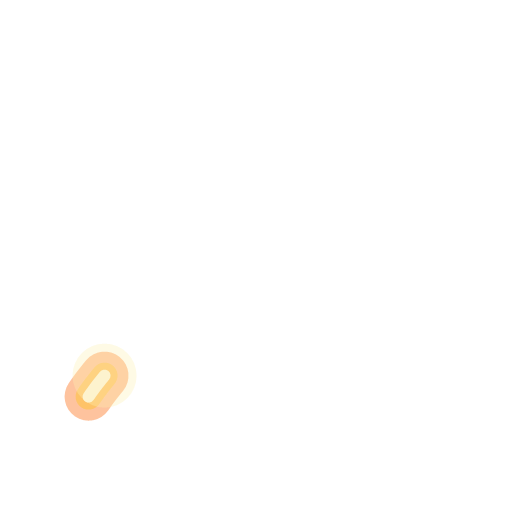
#> input picture novaflow-web/renderer/templates/vfx/slash_basic/source/frame_000.png, 512 x 512 px
$ python aifx_auto_prompt_builder.py --image ../novaflow-web/renderer/templates/vfx/slash_basic/source/frame_000.png   (older library calls are emulated)
#> lines starting #> are read from the running program, lines starting #| are printed output that depends on the picture; after the words box and inside, x2 and y2 are one past the last pixel; in counts of white or black regions, pixels touching at a corner belong together
#!/usr/bin/env python3
"""AIFX_AUTO_PROMPT_BUILDER validation helper.

The builder analyzes a style reference image and turns visual evidence into a
strong VFX prompt for video-to-video experiments. It does not call ComfyUI and
does not modify NovaFlow product code.
"""

from __future__ import annotations

import argparse
import json
import math
from pathlib import Path
from typing import Any

import cv2
import numpy as np
from PIL import Image, ImageDraw, ImageFilter


PIPELINE = "AIFX_AUTO_PROMPT_BUILDER"
SUPPORTED_EFFECT_TYPES = {
    "fire",
    "lightning",
    "ice",
    "water",
    "poison",
    "dark",
    "holy",
    "magic",
    "metal",
    "energy",
    "smoke",
    "crystal",
}

NEGATIVE_PROMPT = (
    "person, human, face, body, hand, character, object, weapon, scene, room, "
    "landscape, text, logo, realistic background, camera footage"
)


def clamp(value: float, low: float, high: float) -> float:
    return max(low, min(high, value))


def rgb_to_hsv_array(rgb: np.ndarray) -> np.ndarray:
    rgb_f = rgb.astype(np.float32) / 255.0
    return cv2.cvtColor(rgb_f, cv2.COLOR_RGB2HSV)


def load_rgb(path: str | Path, size: int = 256) -> np.ndarray:
    image = Image.open(path).convert("RGB")
    image.thumbnail((size, size), Image.Resampling.LANCZOS)
    canvas = Image.new("RGB", (size, size), (0, 0, 0))
    canvas.paste(image, ((size - image.width) // 2, (size - image.height) // 2))
    return np.asarray(canvas)


def describe_color(hue_deg: float, saturation: float, brightness: float, rgb: tuple[float, float, float]) -> str:
    r, g, b = rgb
    if brightness < 0.18:
        return "deep black, smoky gray, and muted shadow tones"
    if saturation < 0.18:
        if brightness > 0.72:
            return "silver white and pale gray highlights"
        return "neutral gray and desaturated metallic tones"
    if hue_deg < 25 or hue_deg >= 345:
        return "red crimson core and hot scarlet glow"
    if hue_deg < 55:
        return "orange gold flame palette with yellow highlights"
    if hue_deg < 85:
        return "gold white radiance with warm yellow highlights"
    if hue_deg < 165:
        return "toxic green glow and acid emerald energy"
    if hue_deg < 205:
        return "cyan blue transparent glow and watery highlights"
    if hue_deg < 255:
        return "electric blue and white luminous highlights"
    if hue_deg < 300:
        return "violet purple arcane glow and dark blue shadows"
    return "magenta red-violet energy and dark purple shadows"


def classify_texture(edge_sharpness: float, contrast: float, saturation: float, brightness: float) -> str:
    if edge_sharpness > 0.28 and contrast > 0.24:
        return "sharp branching streaks and crisp high-frequency energy filaments"
    if contrast > 0.28 and saturation < 0.28:
        return "hard reflective facets and metallic specular cuts"
    if brightness < 0.25 and contrast < 0.2:
        return "soft smoky gradients and shadowy vapor texture"
    if saturation > 0.5 and contrast > 0.18:
        return "flowing luminous texture with visible internal energy veins"
    return "layered glowing texture with subtle noise and soft internal gradients"


def material_for_effect(effect_type: str) -> str:
    return {
        "fire": "hot flame material, molten edges, ember-like glow",
        "lightning": "electric plasma material, jagged arcs, bright white-blue cores",
        "ice": "frosted crystal material, cold translucent glow, sharp icy edges",
        "water": "fluid water material, translucent blue flow, liquid refraction",
        "poison": "toxic liquid material, acidic glow, viscous green energy",
        "dark": "shadow smoke material, dark mist, violet-black magical energy",
        "holy": "holy light material, gold-white radiance, clean luminous aura",
        "magic": "arcane magic material, saturated glow, mystical particles",
        "metal": "reflective metal material, silver facets, hard specular highlights",
        "energy": "pure energy material, bright core, glowing aura",
        "smoke": "smoky vapor material, soft turbulence, diffuse shadow edges",
        "crystal": "crystal material, faceted refraction, sharp reflective highlights",
    }.get(effect_type, "pure energy material, bright core, glowing aura")


def analyze_style_reference(style_reference_image: str | Path) -> dict[str, Any]:
    rgb = load_rgb(style_reference_image)
#> in load_rgb, `image = Image.open(path).convert("RGB")`:
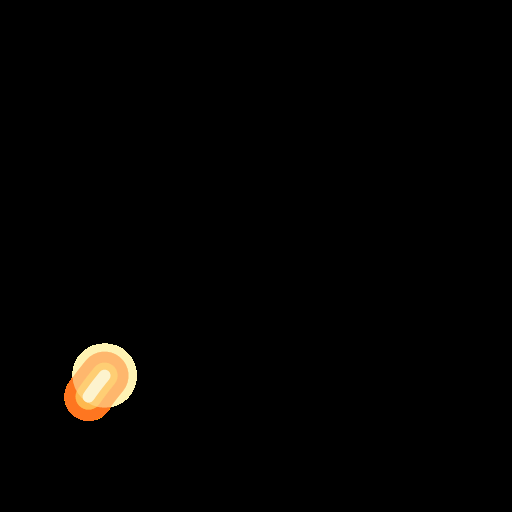
#> image: PIL image 512x512 RGB; mean R, G, B 4, 3.1, 1.9
#> in load_rgb, `canvas = Image.new("RGB", (size, size), (0, 0, 0))`: canvas: PIL image 256x256 RGB; every value is 0
    hsv = rgb_to_hsv_array(rgb)
#> in rgb_to_hsv_array, `return cv2.cvtColor(rgb_f, cv2.COLOR_RGB2HSV)`: returned value: shape (256, 256, 3) float32; mean H, S, V 0.7, 0, 0
    gray = cv2.cvtColor(rgb, cv2.COLOR_RGB2GRAY).astype(np.float32) / 255.0

    saturation = hsv[:, :, 1]
    value = hsv[:, :, 2]
    weights = (saturation + 0.08) * (value + 0.08)
    weight_sum = float(weights.sum()) or 1.0
    hue_rad = hsv[:, :, 0] / 360.0 * math.tau
    sin_h = float((np.sin(hue_rad) * weights).sum() / weight_sum)
    cos_h = float((np.cos(hue_rad) * weights).sum() / weight_sum)
    hue_deg = (math.degrees(math.atan2(sin_h, cos_h)) + 360.0) % 360.0

    dominant_rgb = tuple(float(v) for v in (rgb.astype(np.float32) * weights[:, :, None]).sum(axis=(0, 1)) / weight_sum)
    brightness = float(gray.mean())
    contrast = float(gray.std())
    saturation_mean = float(saturation.mean())
    bright_fraction = float((gray > 0.72).mean())
    dark_fraction = float((gray < 0.18).mean())

    sobel_x = cv2.Sobel(gray, cv2.CV_32F, 1, 0, ksize=3)
    sobel_y = cv2.Sobel(gray, cv2.CV_32F, 0, 1, ksize=3)
    edge_mag = np.sqrt(sobel_x * sobel_x + sobel_y * sobel_y)
    edge_sharpness = float(clamp(float(np.percentile(edge_mag, 92)), 0.0, 1.0))
    edge_density = float((edge_mag > 0.18).mean())

    _, bright_mask = cv2.threshold((gray * 255).astype(np.uint8), 180, 255, cv2.THRESH_BINARY)
    labels, _, stats, _ = cv2.connectedComponentsWithStats(bright_mask, connectivity=8)
    small_bright_components = 0
    for index in range(1, labels):
        area = int(stats[index, cv2.CC_STAT_AREA])
        if 3 <= area <= 260:
            small_bright_components += 1
    particle_density = float(clamp(small_bright_components / 80.0, 0.0, 1.0))

    glow_level = float(clamp(bright_fraction * 3.5 + contrast * 0.8, 0.0, 1.0))
    texture_description = classify_texture(edge_sharpness, contrast, saturation_mean, brightness)
    color_description = describe_color(hue_deg, saturation_mean, brightness, dominant_rgb)

    return {
        "dominantRgb": dominant_rgb,
        "dominantHueDegrees": hue_deg,
        "brightness": brightness,
        "contrast": contrast,
        "saturation": saturation_mean,
        "brightFraction": bright_fraction,
        "darkFraction": dark_fraction,
        "edgeSharpness": edge_sharpness,
        "edgeDensity": edge_density,
        "particleDensity": particle_density,
        "glowLevel": glow_level,
        "colorDescription": color_description,
        "textureDescription": texture_description,
    }


def infer_effect_type(features: dict[str, Any], user_effect_type: str | None = None) -> tuple[str, float, list[str]]:
    if user_effect_type and user_effect_type in SUPPORTED_EFFECT_TYPES:
        return user_effect_type, 0.98, ["user_override", user_effect_type]

    hue = float(features["dominantHueDegrees"])
    sat = float(features["saturation"])
    brightness = float(features["brightness"])
    contrast = float(features["contrast"])
    edge = float(features["edgeSharpness"])
    glow = float(features["glowLevel"])
    dark = float(features["darkFraction"])
    rgb = features["dominantRgb"]
    r, g, b = rgb

    tags: list[str] = []
    effect = "energy"
    confidence = 0.55

    if sat < 0.22 and brightness > 0.48 and contrast > 0.18:
        effect, confidence = "metal", 0.72
        tags += ["low_saturation", "reflective_gray", "hard_highlights"]
    elif dark > 0.68 and brightness < 0.28:
        effect, confidence = ("dark", 0.82) if hue < 250 or hue > 285 else ("dark", 0.88)
        tags += ["low_brightness", "shadow", "smoke"]
    elif r > 155 and g > 130 and b < 115 and brightness > 0.45:
        effect, confidence = "holy", 0.76
        tags += ["gold_white", "high_brightness", "holy_light"]
    elif hue < 25 or hue >= 345 or (r > g * 1.25 and r > b * 1.25):
        effect, confidence = "fire", 0.9 if glow > 0.25 else 0.78
        tags += ["red_orange", "warm_glow", "flowing_energy"]
    elif 25 <= hue < 65:
        effect, confidence = "fire", 0.78
        tags += ["orange_gold", "warm_highlights"]
    elif 75 <= hue < 165 or (g > r * 1.15 and g > b * 1.08):
        effect, confidence = ("poison", 0.88) if sat > 0.3 else ("energy", 0.62)
        tags += ["green", "toxic", "acid_glow"]
    elif 165 <= hue < 205:
        effect, confidence = "water", 0.74
        tags += ["cyan_blue", "fluid", "transparent"]
    elif 205 <= hue < 255 or (b > r * 1.15 and b > g * 1.08):
        if edge > 0.26 and contrast > 0.18:
            effect, confidence = "lightning", 0.84
            tags += ["blue_white", "sharp_edges", "electric"]
        elif brightness > 0.52 and sat < 0.45:
            effect, confidence = "ice", 0.78
            tags += ["blue_white", "cold", "frost"]
        else:
            effect, confidence = "water", 0.68
            tags += ["blue", "fluid", "cool"]
    elif 255 <= hue < 315:
        effect, confidence = "magic", 0.74 if brightness > 0.26 else 0.66
        tags += ["purple", "arcane", "mystic"]

    if glow > 0.5:
        tags.append("strong_glow")
    if edge > 0.28:
        tags.append("sharp_edge_detail")
    if contrast > 0.24:
        tags.append("high_contrast")
    if float(features["particleDensity"]) > 0.2:
        tags.append("particle_sparks")

    return effect, float(clamp(confidence, 0.0, 1.0)), sorted(set(tags))


def build_aifx_auto_prompt(
    style_reference_image: str | Path,
    user_effect_type: str | None = None,
    template_video_info: dict[str, Any] | None = None,
) -> dict[str, Any]:
    features = analyze_style_reference(style_reference_image)
#> in analyze_style_reference, `weight_sum = float(weights.sum()) or 1.0`: weight_sum = 1079.2
#> in analyze_style_reference, `sin_h = float((np.sin(hue_rad) * weights).sum() / weight_sum)`: sin_h = 0.344
#> in analyze_style_reference, `cos_h = float((np.cos(hue_rad) * weights).sum() / weight_sum)`: cos_h = 0.883
#> in analyze_style_reference, `hue_deg = (math.degrees(math.atan2(sin_h, cos_h)) + 360.0) % 360.0`: hue_deg = 21.27
#> in analyze_style_reference, `dominant_rgb = tuple(float(v) for v in (rgb.astype(np.float32) * weigh..`: dominant_rgb = (151.5, 108.8, 62.13)
#> in analyze_style_reference, `brightness = float(gray.mean())`: brightness = 0.0127
#> in analyze_style_reference, `contrast = float(gray.std())`: contrast = 0.1
#> in analyze_style_reference, `saturation_mean = float(saturation.mean())`: saturation_mean = 0.00978
#> in analyze_style_reference, `bright_fraction = float((gray > 0.72).mean())`: bright_fraction = 0.0126
#> in analyze_style_reference, `dark_fraction = float((gray < 0.18).mean())`: dark_fraction = 0.984
#> in analyze_style_reference, `sobel_x = cv2.Sobel(gray, cv2.CV_32F, 1, 0, ksize=3)`:
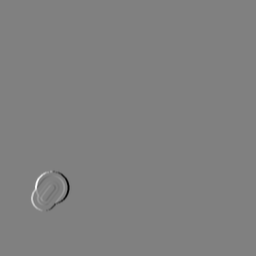
#> sobel_x: shape (256, 256) float32; min -3.89, max 3.84, mean -6.25e-11; drawn with min black and max white
#> in analyze_style_reference, `edge_sharpness = float(clamp(float(np.percentile(edge_mag, 92)), 0.0, ..`: edge_sharpness = 0
#> in analyze_style_reference, `edge_density = float((edge_mag > 0.18).mean())`: edge_density = 0.0113
#> in analyze_style_reference, `_, bright_mask = cv2.threshold((gray * 255).astype(np.uint8), 180, 255..`:
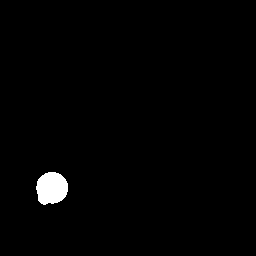
#> bright_mask: shape (256, 256); 1.3% white; 1 white region, box (x1, y1, x2, y2) and area: (36, 172, 68, 205) 829
#> in analyze_style_reference, `labels, _, stats, _ = cv2.connectedComponentsWithStats(bright_mask, co..`: labels = 2; stats = [[0, 0, 256, 256, 64707], [36, 172, 32, 33, 829]]
#> the loop in analyze_style_reference, `for index in range(1, labels):` made 1 pass
#> area on pass 1: 829
#> after the loop in analyze_style_reference, `for index in range(1, labels):`: small_bright_components = 0
#> in analyze_style_reference, `glow_level = float(clamp(bright_fraction * 3.5 + contrast * 0.8, 0.0, ..`: glow_level = 0.124
#> in describe_color, `r, g, b = rgb`: r = 151.5; g = 108.8; b = 62.13
    effect_type, confidence, tags = infer_effect_type(features, user_effect_type)
    color_description = features["colorDescription"]
    texture_description = features["textureDescription"]
    material_description = material_for_effect(effect_type)
    frame_count = None
    fps = None
    if template_video_info:
        frame_count = template_video_info.get("used_frame_count") or template_video_info.get("frame_count")
        fps = template_video_info.get("fps")
    timing = ""
    if frame_count:
        timing = f" Preserve the input video's timing across {frame_count} frames"
        if fps:
            timing += f" at {fps} FPS"
        timing += "."

    positive = (
        f"A {effect_type} game VFX effect following the motion of the input video, "
        f"with {color_description}, {material_description}, {texture_description}, "
        "strong glow, dynamic particles, high contrast highlights, "
        "black background, VFX only, "
        "no character, no human, no object, no scene."
        f"{timing}"
    )

    return {
        "pipeline": PIPELINE,
        "positivePrompt": positive,
        "negativePrompt": NEGATIVE_PROMPT,
        "inferredEffectType": effect_type,
        "confidence": confidence,
        "styleTags": tags,
        "analysis": features,
    }


# [46 lines left out: functions make_prompt_test_images, run_prompt_builder_selftest, not called in this run]


def main() -> int:
    parser = argparse.ArgumentParser(description="Run AIFX_AUTO_PROMPT_BUILDER selftest.")
    parser.add_argument("--out-dir", type=Path, default=Path("debug-output") / "aifx-auto-prompt-builder")
    parser.add_argument("--image", type=Path)
    parser.add_argument("--effect-type", choices=sorted(SUPPORTED_EFFECT_TYPES))
    args = parser.parse_args()

    if args.image:
        result = build_aifx_auto_prompt(args.image, user_effect_type=args.effect_type)
#> in build_aifx_auto_prompt, `features = analyze_style_reference(style_reference_image)`: features = 13 items
#> in infer_effect_type, `hue = float(features["dominantHueDegrees"])`: hue = 21.27
#> in infer_effect_type, `sat = float(features["saturation"])`: sat = 0.00978
#> in infer_effect_type, `brightness = float(features["brightness"])`: brightness = 0.0127
#> in infer_effect_type, `contrast = float(features["contrast"])`: contrast = 0.1
#> in infer_effect_type, `edge = float(features["edgeSharpness"])`: edge = 0
#> in infer_effect_type, `glow = float(features["glowLevel"])`: glow = 0.124
#> in infer_effect_type, `dark = float(features["darkFraction"])`: dark = 0.984
#> in infer_effect_type, `rgb = features["dominantRgb"]`: rgb = (151.5, 108.8, 62.13)
#> in infer_effect_type, `r, g, b = rgb`: r = 151.5; g = 108.8; b = 62.13
#> in infer_effect_type, `effect, confidence = ("dark", 0.82) if hue < 250 or hue > 285 else ("d..`: effect = 'dark'; confidence = 0.82
#> in build_aifx_auto_prompt, `effect_type, confidence, tags = infer_effect_type(features, user_effec..`: effect_type = 'dark'; confidence = 0.82; tags = ['low_brightness', 'shadow', 'smoke']
#> result = 7 items
        print(json.dumps(result, ensure_ascii=False, indent=2))
#> (printed output is left out)
        return 0

    args.out_dir.mkdir(parents=True, exist_ok=True)
    report = run_prompt_builder_selftest(args.out_dir)
    print(json.dumps(report, ensure_ascii=False, indent=2))
    return 0 if report["status"] == "pass" else 1


if __name__ == "__main__":
    raise SystemExit(main())
#> (the program exits here)

$ run again, on novaflow-web/renderer/templates/vfx/slash_basic/source/frame_004.png
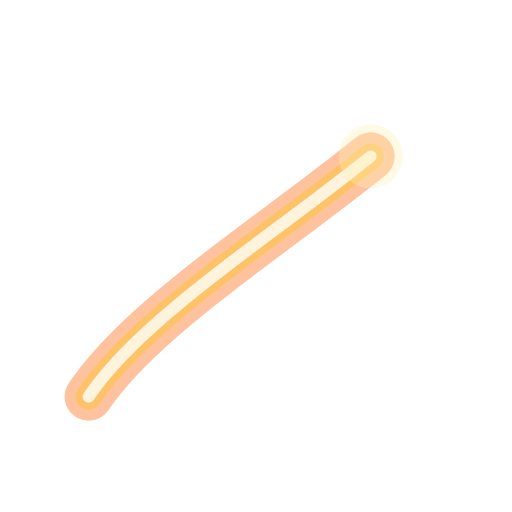
#> input picture novaflow-web/renderer/templates/vfx/slash_basic/source/frame_004.png, 512 x 512 px
#> canvas: PIL image 256x256 RGB; every value is 0
#> weight_sum = 4374.5
#> sin_h = 0.448
#> cos_h = 0.872
#> hue_deg = 27.19
#> dominant_rgb = (224.4, 137, 60.77)
#> in analyze_style_reference, `brightness = float(gray.mean())`: brightness = 0.0598
#> in analyze_style_reference, `contrast = float(gray.std())`: contrast = 0.205
#> saturation_mean = 0.0591
#> bright_fraction = 0.0457
#> dark_fraction = 0.918
#> in analyze_style_reference, `sobel_x = cv2.Sobel(gray, cv2.CV_32F, 1, 0, ksize=3)`:
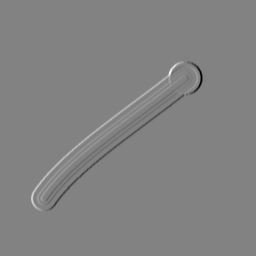
#> sobel_x: shape (256, 256) float32; min -3.89, max 3.72, mean -1.37e-10; drawn with min black and max white
#> edge_sharpness = 0.0175
#> edge_density = 0.0546
#> in analyze_style_reference, `_, bright_mask = cv2.threshold((gray * 255).astype(np.uint8), 180, 255..`:
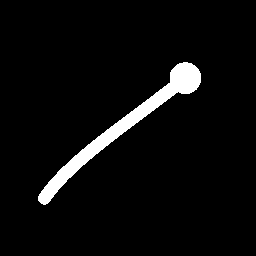
#> bright_mask: shape (256, 256); 4.6% white; 1 white region, box (x1, y1, x2, y2) and area: (38, 62, 201, 205) 3026
#> labels = 2; stats = [[0, 0, 256, 256, 62510], [38, 62, 163, 143, 3026]]
#> the loop in analyze_style_reference, `for index in range(1, labels):` made 1 pass
#> area on pass 1: 3026
#> after the loop in analyze_style_reference, `for index in range(1, labels):`: small_bright_components = 0
#> glow_level = 0.324
#> in describe_color, `r, g, b = rgb`: r = 224.4; g = 137; b = 60.77
#> features = 13 items
#> hue = 27.19
#> sat = 0.0591
#> in infer_effect_type, `brightness = float(features["brightness"])`: brightness = 0.0598
#> in infer_effect_type, `contrast = float(features["contrast"])`: contrast = 0.205
#> edge = 0.0175
#> glow = 0.324
#> dark = 0.918
#> rgb = (224.4, 137, 60.77)
#> in infer_effect_type, `r, g, b = rgb`: r = 224.4; g = 137; b = 60.77
#> in infer_effect_type, `effect, confidence = ("dark", 0.82) if hue < 250 or hue > 285 else ("d..`: effect = 'dark'; confidence = 0.82
#> in build_aifx_auto_prompt, `effect_type, confidence, tags = infer_effect_type(features, user_effec..`: effect_type = 'dark'; confidence = 0.82; tags = ['low_brightness', 'shadow', 'smoke']
#> result = 7 items
#> (printed output is left out)
